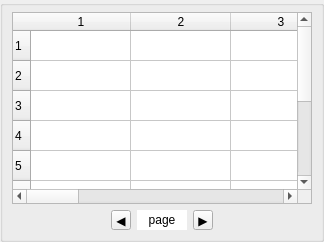
                     <widget class="QGroupBox" name="gb_judge_data">
                      <property name="sizePolicy">
                       <sizepolicy hsizetype="Minimum" vsizetype="Minimum">
                        <horstretch>0</horstretch>
                        <verstretch>0</verstretch>
                       </sizepolicy>
                      </property>
                      <property name="minimumSize">
                       <size>
                        <width>0</width>
                        <height>0</height>
                       </size>
                      </property>
                      <property name="styleSheet">
                       <string notr="true">margin : 0px;
padding : 0px</string>
                      </property>
                      <property name="title">
                       <string/>
                      </property>
                      <layout class="QGridLayout" name="gridLayout_19">
                       <item row="0" column="0">
                        <layout class="QVBoxLayout" name="verticalLayout_5">
                         <item>
                          <widget class="QTableWidget" name="table_judge_data">
                           <property name="minimumSize">
                            <size>
                             <width>300</width>
                             <height>100</height>
                            </size>
                           </property>
                           <property name="rowCount">
                            <number>10</number>
                           </property>
                           <property name="columnCount">
                            <number>10</number>
                           </property>
                           <row/>
                           <row/>
                           <row/>
                           <row/>
                           <row/>
                           <row/>
                           <row/>
                           <row/>
                           <row/>
                           <row/>
                           <column/>
                           <column/>
                           <column/>
                           <column/>
                           <column/>
                           <column/>
                           <column/>
                           <column/>
                           <column/>
                           <column/>
                          </widget>
                         </item>
                         <item>
                          <layout class="QHBoxLayout" name="projectPaginationLayout_2">
                           <item>
                            <spacer name="projectPageSpacerL_2">
                             <property name="orientation">
                              <enum>Qt::Horizontal</enum>
                             </property>
                             <property name="sizeHint" stdset="0">
                              <size>
                               <width>20</width>
                               <height>20</height>
                              </size>
                             </property>
                            </spacer>
                           </item>
                           <item>
                            <widget class="QPushButton" name="btn_project_prev_2">
                             <property name="sizePolicy">
                              <sizepolicy hsizetype="Expanding" vsizetype="Expanding">
                               <horstretch>0</horstretch>
                               <verstretch>0</verstretch>
                              </sizepolicy>
                             </property>
                             <property name="minimumSize">
                              <size>
                               <width>20</width>
                               <height>10</height>
                              </size>
                             </property>
                             <property name="maximumSize">
                              <size>
                               <width>20</width>
                               <height>20</height>
                              </size>
                             </property>
                             <property name="text">
                              <string>◀</string>
                             </property>
                            </widget>
                           </item>
                           <item>
                            <widget class="QLabel" name="label_project_page_2">
                             <property name="sizePolicy">
                              <sizepolicy hsizetype="Expanding" vsizetype="Expanding">
                               <horstretch>0</horstretch>
                               <verstretch>0</verstretch>
                              </sizepolicy>
                             </property>
                             <property name="minimumSize">
                              <size>
                               <width>20</width>
                               <height>10</height>
                              </size>
                             </property>
                             <property name="maximumSize">
                              <size>
                               <width>50</width>
                               <height>20</height>
                              </size>
                             </property>
                             <property name="styleSheet">
                              <string notr="true">background-color : white</string>
                             </property>
                             <property name="text">
                              <string>page</string>
                             </property>
                             <property name="alignment">
                              <set>Qt::AlignCenter</set>
                             </property>
                            </widget>
                           </item>
                           <item>
                            <widget class="QPushButton" name="btn_project_next_2">
                             <property name="sizePolicy">
                              <sizepolicy hsizetype="Expanding" vsizetype="Expanding">
                               <horstretch>0</horstretch>
                               <verstretch>0</verstretch>
                              </sizepolicy>
                             </property>
                             <property name="minimumSize">
                              <size>
                               <width>20</width>
                               <height>10</height>
                              </size>
                             </property>
                             <property name="maximumSize">
                              <size>
                               <width>20</width>
                               <height>20</height>
                              </size>
                             </property>
                             <property name="text">
                              <string>▶</string>
                             </property>
                            </widget>
                           </item>
                           <item>
                            <spacer name="projectPageSpacerR_2">
                             <property name="orientation">
                              <enum>Qt::Horizontal</enum>
                             </property>
                             <property name="sizeHint" stdset="0">
                              <size>
                               <width>20</width>
                               <height>20</height>
                              </size>
                             </property>
                            </spacer>
                           </item>
                          </layout>
                         </item>
                        </layout>
                       </item>
                      </layout>
                     </widget>
